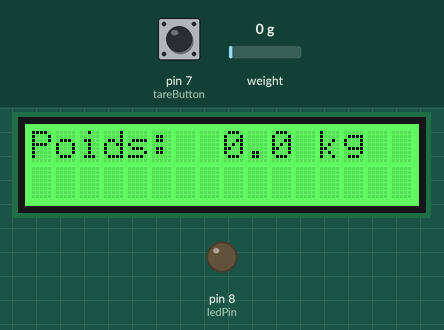
This sketch was run on a simulated Arduino Uno, built with avr-gcc and run on an emulated ATmega328P. Parts: 16×2 character LCD, output pins drawn as LEDs (lit = HIGH). The inputs (shaded band) are chosen by the test bench; at power-on: pin 7 (tareButton) LOW, weight on the scale 0 g. What the sketch prints to the serial monitor is not drawn.

Above: at 1.2 s.
1.3 s: pin 7 (tareButton) pulled HIGH for 0.75 s
At 7.3 s:
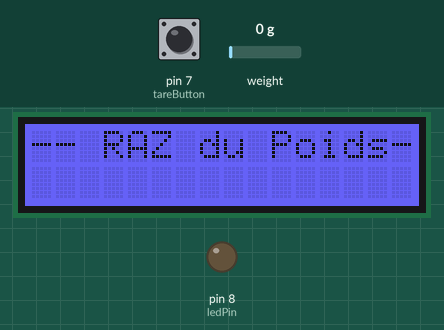
11.7 s: weight on the scale set to 1250 g
At 12.9 s:
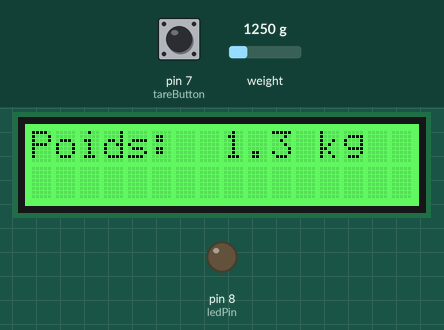
13.5 s: weight on the scale set to 2500 g
At 14.8 s:
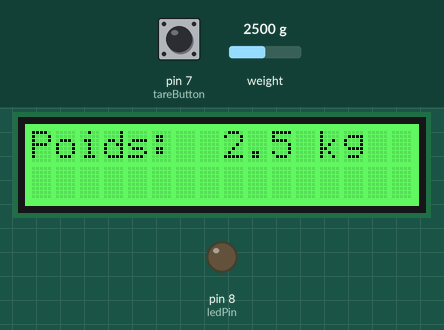
15.3 s: pin 7 (tareButton) pulled HIGH for 1 s
At 21.8 s:
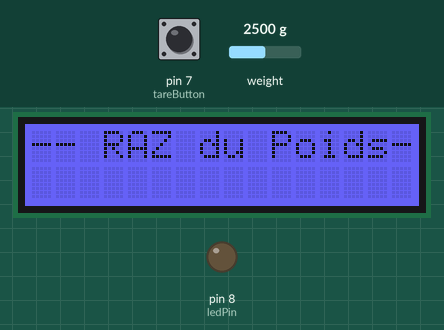
Timing chart, 0 to 22.1 s (numbered marks = the images above; inputs shaded):
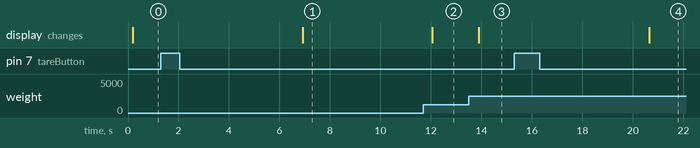

Measured:
- after the input at 1.3 s, the display: changes after 5.6 s (image 1)
- after the input at 11.7 s, the display: changes after 0.35 s (image 2)
- after the input at 13.5 s, the display: changes after 0.39 s (image 3)
- after the input at 15.3 s, the display: changes after 5.3 s (image 4)

The sketch:

Ruche_v07.ino
```cpp
//
//    FILE: HX_is_ready.ino
//  AUTHOR: Rob Tillaart
// PURPOSE: HX711 demo
//     URL: https://github.com/RobTillaart/HX711


#include "HX711.h"
#include <Wire.h>
#include "arduino.h"
// #include <LiquidCrystal_I2C.h>
#include "rgb_lcd.h"
HX711 scale;

//  adjust pins if needed
const int  dataPin = A0;    // A0 pin 14   -  2
const int  clockPin = A1;   // A1 pin 15   -3
const int ledPin = 8;   // the number of the LED pin
int ledState = LOW;  // ledState used to set the LED
const int tareButton = 7;
// Adresse I2C (souvent 0x27 ou 0x3F)
//LiquidCrystal_I2C lcd(0x27, 16, 2); // ou (0x27, 20, 4)
//LiquidCrystal_I2C lcd(0x3E, 16, 2); // ou (0x27, 20, 4)
rgb_lcd lcd;

void setup()
{
  Wire.begin();
  Serial.begin(9600);
  Serial.println("Ruche BAC");
   Serial.println();

  scale.begin(dataPin, clockPin);
  //scale.set_gain(128);

  pinMode(ledPin, OUTPUT);
  pinMode(tareButton, INPUT);


  //scale.set_scale(1);               //  Si on veut faire la calibaration = 1.
  scale.set_scale(442540/10);         //  [Valeur_brute_CAN avec scale.set_scale(1)] /  Poids_reel

  lcd.begin(16,2);
  //lcd.backlight(); // Active le rétroéclairage
  lcd.setRGB(250, 255, 0); // couleur verte
  //lcd.setCursor(0, 0);
  //lcd.print("Poids:");
}


void loop()
{
  if (digitalRead(tareButton) == HIGH)
  {
    scale.tare(50);   // Tare :moyenne sur 10 valeurs si Poids = 0
    Serial.println("Tare manuelle effectuée !");
    lcd.clear();
    lcd.setRGB(55, 50, 250); // couleur
    lcd.setCursor(0, 0);
    lcd.print("-- RAZ du Poids--");
    delay(5000);
  }
  if (scale.is_ready())
  {
    float poids = scale.get_units(1); // lecture HX711
    Serial.println(poids);
    if (poids>25)
      {
        ledState = HIGH;
        lcd.setRGB(255, 50, 50); // couleur
      }
      else
      {
        ledState = LOW;
        lcd.setRGB(50, 250, 50); // couleur
      }
          // set the LED with the ledState of the variable:
    digitalWrite(ledPin, ledState);


    lcd.clear();

    lcd.print("Poids:");
    lcd.setCursor(8, 0);
    lcd.print(poids, 1); // affiche avec 1 décimale
    lcd.print(" kg");


    delay(500);


  }
}


//  -- END OF FILE --
```
